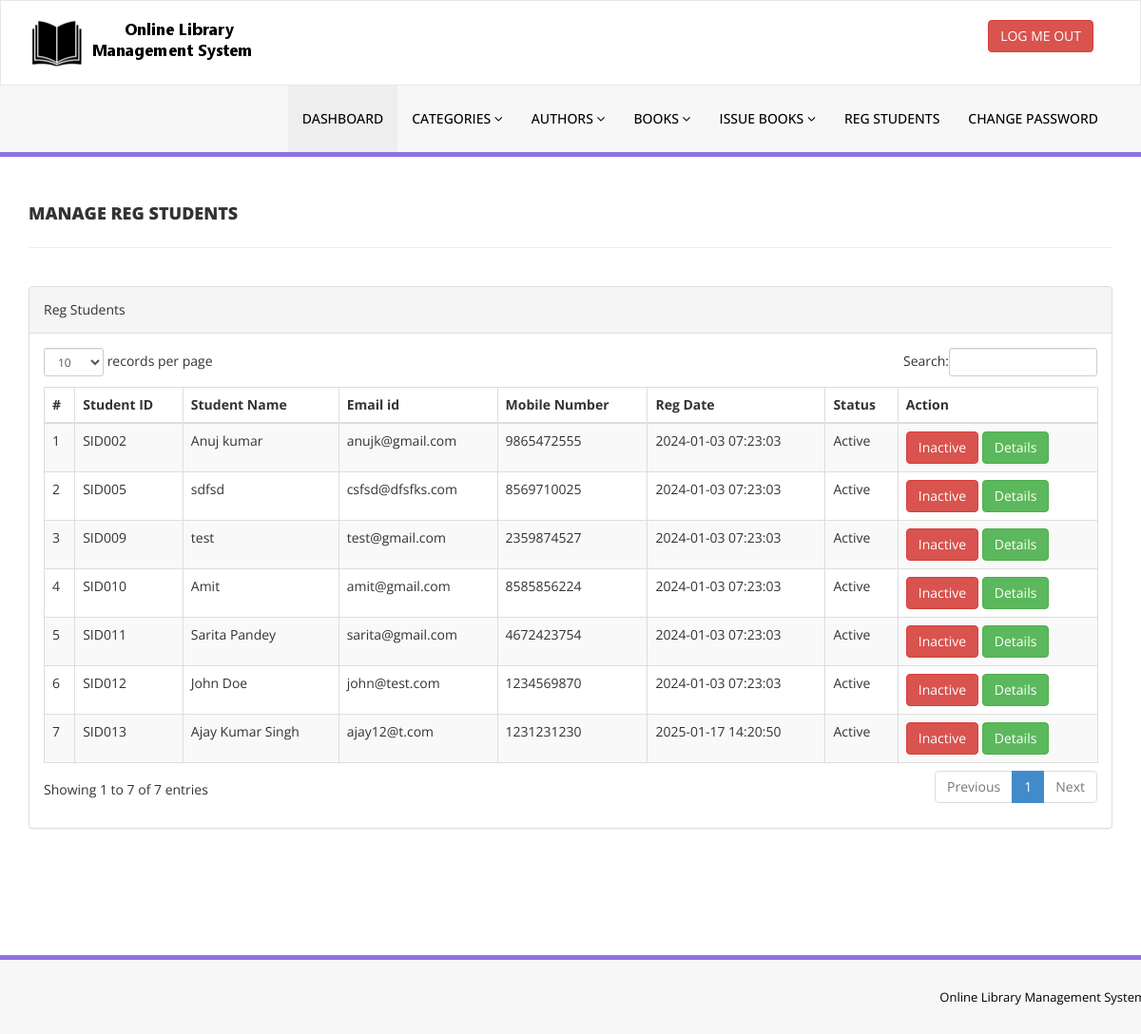
The app's page /reg-students.php (signed in) with its own data.
### tables this page shows
CREATE TABLE `tblstudents` (
  `id` int(11) NOT NULL,
  `StudentId` varchar(100) DEFAULT NULL,
  `FullName` varchar(120) DEFAULT NULL,
  `EmailId` varchar(120) DEFAULT NULL,
  `MobileNumber` char(11) DEFAULT NULL,
  `Password` varchar(120) DEFAULT NULL,
  `Status` int(1) DEFAULT NULL,
  `RegDate` timestamp NULL DEFAULT current_timestamp(),
  `UpdationDate` timestamp NULL DEFAULT NULL ON UPDATE current_timestamp()
);

### reg-students.php (the view, shortened to what this page needs)
<?php
include('includes/config.php');
if(strlen($_SESSION['alogin'])==0)
    {
header('location:index.php');
}
else{
    ?>
<!DOCTYPE html>
<html xmlns="http://www.w3.org/1999/xhtml">
<head>
    <link href="assets/css/bootstrap.css" rel="stylesheet" />
    <link href="assets/css/font-awesome.css" rel="stylesheet" />
    <link href="assets/js/dataTables/dataTables.bootstrap.css" rel="stylesheet" />
    <link href="assets/css/style.css" rel="stylesheet" />
</head>
<body>
<?php include('includes/header.php');?>
    <div class="content-wrapper">
         <div class="container">
        <div class="row pad-botm">
            <div class="col-md-12">
                <h4 class="header-line">Manage Reg Students</h4>
    </div>
        </div>
            <div class="row">
                <div class="col-md-12">
                    <div class="panel panel-default">
                        <div class="panel-heading">
                          Reg Students
                        </div>
                        <div class="panel-body">
                            <div class="table-responsive">
                                <table class="table table-striped table-bordered table-hover" id="dataTables-example">
                                    <thead>
                                        <tr>
                                            <th>#</th>
                                            <th>Student ID</th>
                                            <th>Student Name</th>
                                            <th>Email id </th>
                                            <th>Mobile Number</th>
                                            <th>Reg Date</th>
                                            <th>Status</th>
                                            <th>Action</th>
                                        </tr>
                                    </thead>
                                    <tbody>
<?php $sql = "SELECT * from tblstudents";
$query = $dbh -> prepare($sql);
$query->execute();
$results=$query->fetchAll(PDO::FETCH_OBJ);
$cnt=1;
if($query->rowCount() > 0)
{
foreach($results as $result)
{               ?>
                                        <tr class="odd gradeX">
                                            <td class="center"><?php echo htmlentities($cnt);?></td>
                                            <td class="center"><?php echo htmlentities($result->StudentId);?></td>
                                            <td class="center"><?php echo htmlentities($result->FullName);?></td>
                                            <td class="center"><?php echo htmlentities($result->EmailId);?></td>
                                            <td class="center"><?php echo htmlentities($result->MobileNumber);?></td>
                                             <td class="center"><?php echo htmlentities($result->RegDate);?></td>
                                            <td class="center"><?php if($result->Status==1)
                                            {
                                                echo htmlentities("Active");
                                            } else {
                                            echo htmlentities("Blocked");
}
                                            ?></td>
                                            <td class="center">
<?php if($result->Status==1)
 {?>
<a href="reg-students.php?inid=<?php echo htmlentities($result->id);?>" onclick="return confirm('Are you sure you want to block this student?');" >  <button class="btn btn-danger"> Inactive</button>
<?php } else {?>
<a href="reg-students.php?id=<?php echo htmlentities($result->id);?>" onclick="return confirm('Are you sure you want to active this student?');"><button class="btn btn-primary"> Active</button>
                                            <?php } ?>
<a href="student-history.php?stdid=<?php echo htmlentities($result->StudentId);?>"><button class="btn btn-success"> Details</button>
                                            </td>
                                        </tr>
 <?php $cnt=$cnt+1;}} ?>
                                    </tbody>
                                </table>
                            </div>
                        </div>
                    </div>
                </div>
            </div>
    </div>
    </div>
  <?php include('includes/footer.php');?>
</body>
</html>
<?php } ?>

### style.css (style rules this page uses)
.content-wrapper { margin-top: 40px; min-height:800px; padding-bottom:90px; }
.header-line { font-weight:900; padding-bottom:25px; border-bottom:1px solid #eeeeee; text-transform:uppercase; }
.pad-botm { padding-bottom:30px; }

### records on screen
tblstudents: StudentId "SID002", FullName "Anuj kumar", EmailId "anujk@gmail.com", MobileNumber "9865472555", RegDate "2024-01-03 07:23:03"
tblstudents: StudentId "SID005", FullName "sdfsd", EmailId "csfsd@dfsfks.com", MobileNumber "8569710025", RegDate "2024-01-03 07:23:03"
tblstudents: StudentId "SID009", FullName "test", EmailId "test@gmail.com", MobileNumber "2359874527", RegDate "2024-01-03 07:23:03"
tblstudents: StudentId "SID010", FullName "Amit", EmailId "amit@gmail.com", MobileNumber "8585856224", RegDate "2024-01-03 07:23:03"
tblstudents: StudentId "SID011", FullName "Sarita Pandey", EmailId "sarita@gmail.com", MobileNumber "4672423754", RegDate "2024-01-03 07:23:03"
tblstudents: StudentId "SID012", FullName "John Doe", EmailId "john@test.com", MobileNumber "1234569870", RegDate "2024-01-03 07:23:03"
tblstudents: StudentId "SID013", FullName "Ajay Kumar Singh", EmailId "ajay12@t.com", MobileNumber "1231231230", RegDate "2025-01-17 14:20:50"
